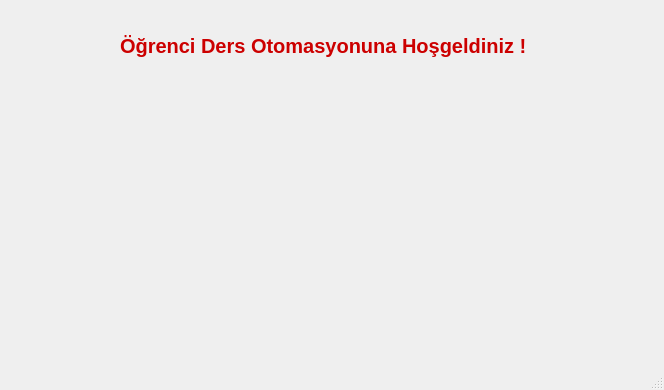
<?xml version="1.0" encoding="UTF-8"?>
<ui version="4.0">
 <class>MainWindow</class>
 <widget class="QMainWindow" name="MainWindow">
  <property name="geometry">
   <rect>
    <x>0</x>
    <y>0</y>
    <width>664</width>
    <height>390</height>
   </rect>
  </property>
  <property name="windowTitle">
   <string>Öğrenci Ders Otomasyonu</string>
  </property>
  <widget class="QWidget" name="centralwidget">
   <widget class="QLabel" name="label">
    <property name="geometry">
     <rect>
      <x>120</x>
      <y>30</y>
      <width>425</width>
      <height>31</height>
     </rect>
    </property>
    <property name="font">
     <font>
      <pointsize>15</pointsize>
      <weight>75</weight>
      <bold>true</bold>
     </font>
    </property>
    <property name="styleSheet">
     <string notr="true">color: rgb(204, 0, 0);</string>
    </property>
    <property name="text">
     <string>Öğrenci Ders Otomasyonuna Hoşgeldiniz !</string>
    </property>
   </widget>
  </widget>
  <widget class="QStatusBar" name="statusbar"/>
 </widget>
 <resources/>
 <connections/>
</ui>
